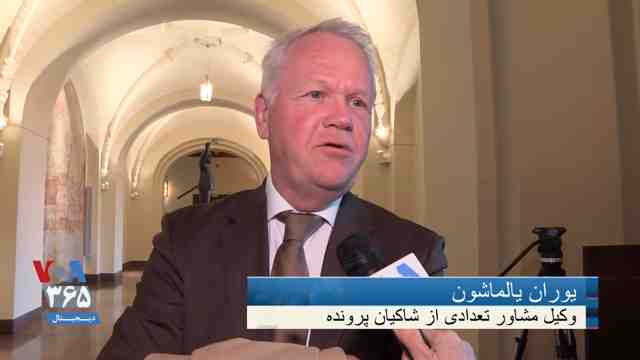
#> input picture tests/visual_quality/data/voa_face_crushed.jpg, 640 x 360 px; its folder holds only this picture in this run
$ python -i measure.py   (imports and definitions only)
#> lines starting #> are read from the running program, lines starting #| are printed output that depends on the picture; after the words box and inside, x2 and y2 are one past the last pixel; in counts of white or black regions, pixels touching at a corner belong together
"""What one picture looks like, measured (Visual Quality, design 2026-10-16 §3.1). Numbers, not words: the planner and the
defect map read them. Every measure works on an RGB array in [0, 1] of any size; frames are measured at about 960 wide.

These are Visual Quality's own measures, so that the engine runs on any file without Video Intelligence; where Video
Intelligence has measured a recording already, the service may use its values instead.
"""
from dataclasses import asdict, dataclass

import numpy as np
from scipy.ndimage import convolve, uniform_filter

LUMA = np.array([0.2126, 0.7152, 0.0722], np.float32)


@dataclass(frozen=True)
class Look:
    luma_mean: float          # 0..1
    luma_p01: float
    luma_p50: float
    luma_p99: float
    contrast: float           # p95 - p05 of luma
    saturation: float         # mean chroma (max - min of RGB)
    clipped_high: float       # share of pixels at the top of the range
    clipped_low: float        # share at the bottom
    noise: float              # sigma of sensor noise, 0..255 scale (Immerkær)
    sharpness: float          # variance of the Laplacian of luma, 0..255 scale
    detail: float             # share of energy above half the frame's frequency band: low on an upscaled or soft picture
    blockiness: float         # how much stronger the 8×8 block edges are than the rest (1 = none)
    banding: float            # share of smooth area whose gradient comes in steps
    flat_blocks: float        # share of 8×8 blocks with no variation at all (screens, graphics)
    cast_r: float             # white balance: red / green of near-neutral pixels
    cast_b: float             # blue / green
    blur: float = 0.0         # Crete's re-blur measure, 0 sharp .. 1 all blur: how little blurring the picture again changes it


def luma(rgb: np.ndarray) -> np.ndarray:
    return rgb[..., :3] @ LUMA


NOISE_BLOCK = 16           # side of the blocks the noise is estimated in
NOISE_PERCENTILE = 10      # the quietest blocks decide: there only the noise answers the mask
NOISE_BIAS = 1.1           # a low percentile of estimates reads about a tenth under the noise itself (measured on pure noise)


def noise_sigma(y: np.ndarray) -> float:
    """Immerkær's fast noise estimate, on 0..255 luma: the response to a mask that cancels edges and smooth slopes.

    Texture answers the mask too (foliage, gravel, fabric): over a whole frame of leaves it reads a clean photo as σ 10.8
    (2026-10-17, frame 0042). It is therefore taken in blocks and from the quietest of them, where only the noise is left:
    the same photo reads 3.2, and noise added to it is read within a tenth of what was added on flat footage (0059)."""
    m = np.array([[1, -2, 1], [-2, 4, -2], [1, -2, 1]], np.float32)
    r = np.abs(convolve(y * 255.0, m, mode="reflect"))[1:-1, 1:-1]
    scale = np.sqrt(np.pi / 2) / 6.0
    b = NOISE_BLOCK
    h, w = (r.shape[0] // b) * b, (r.shape[1] // b) * b
    if h // b * (w // b) < 16:
        return float(scale * r.mean())
    blocks = r[:h, :w].reshape(h // b, b, w // b, b).mean((1, 3)) * scale
    return float(min(scale * r.mean(), np.percentile(blocks, NOISE_PERCENTILE) * NOISE_BIAS))


# [13 lines left out: function reblur, not called in this run]


def laplacian_variance(y: np.ndarray) -> float:
    k = np.array([[0, 1, 0], [1, -4, 1], [0, 1, 0]], np.float32)
    return float(convolve(y * 255.0, k, mode="reflect").var())


# [52 lines left out: functions detail_share, blockiness, banding, flat_blocks, not called in this run]


def cast(rgb: np.ndarray) -> tuple[float, float]:
    """Red/green and blue/green of near-neutral, mid-bright pixels: 1, 1 when white is white."""
    # Relative chroma, so that a grey pushed warm by a cast is still taken for grey; the least coloured fifth of the
    # mid-bright pixels stands for white (a scene of leaves has few true greys, and their colour must not be taken for it).
    mx, mn = rgb.max(-1), rgb.min(-1)
    y = luma(rgb)
    mid = (y > 0.15) & (y < 0.92)
    if mid.mean() < 0.01:
        return 1.0, 1.0
    rel = (mx - mn) / np.maximum(mx, 1e-3)
    cut = np.percentile(rel[mid], 20)
    neutral = mid & (rel <= max(cut, 0.02)) & (rel < 0.25)
    if neutral.sum() < 50:
        return 1.0, 1.0
    p = rgb[neutral]
    g = max(float(p[:, 1].mean()), 1e-4)
    return float(p[:, 0].mean() / g), float(p[:, 2].mean() / g)


def look(rgb: np.ndarray, *, depth: int = 8) -> Look:
    rgb = np.clip(np.asarray(rgb, np.float32), 0, 1)
    y = luma(rgb)
    p = np.percentile(y, [1, 5, 50, 95, 99])
    cr, cb = cast(rgb)
    return Look(luma_mean=float(y.mean()), luma_p01=float(p[0]), luma_p50=float(p[2]), luma_p99=float(p[4]), contrast=float(p[3] - p[1]),
                saturation=float((rgb.max(-1) - rgb.min(-1)).mean()), clipped_high=float((y > 0.985).mean()), clipped_low=float((y < 0.015).mean()),
                noise=noise_sigma(y), sharpness=laplacian_variance(y), blur=reblur(y), detail=detail_share(y), blockiness=blockiness(y), banding=banding(y, depth=depth),
                flat_blocks=flat_blocks(rgb), cast_r=cr, cast_b=cb)


def as_dict(lk: Look) -> dict:
    return {k: round(v, 5) for k, v in asdict(lk).items()}


# [107 lines left out: functions flicker, shake, grid_map, chroma_offset, bottom_band, not called in this run]

>>> import cv2
>>> picture = cv2.imread('../../../../tests/visual_quality/data/voa_face_crushed.jpg', cv2.IMREAD_GRAYSCALE)
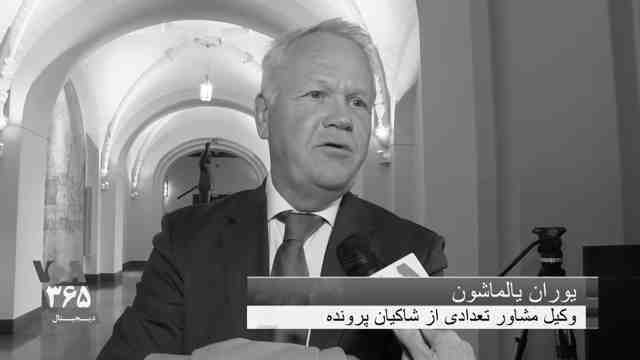
#> picture: shape (360, 640); min 0, max 255, mean 125.3
>>> result = look(picture)
#> in look, `rgb = np.clip(np.asarray(rgb, np.float32), 0, 1)`:
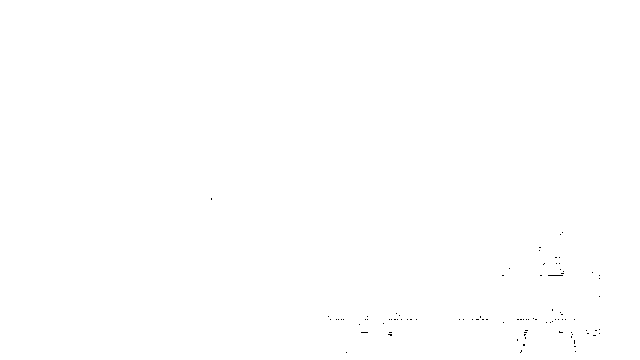
#> rgb: shape (360, 640) float32; values 0 (black) and 1 (white), 99.9% white; black in thin lines or dots, all inside (x1, y1, x2, y2) = (211, 198, 600, 353)
#> in look, `y = luma(rgb)`: y = 360 values from 1 to 1
#> in look, `p = np.percentile(y, [1, 5, 50, 95, 99])`: p = [1, 1, 1, 1, 1]
#> in cast, `mx, mn = rgb.max(-1), rgb.min(-1)`: mx = 360 values from 1 to 1; mn = 360 values, max 1 at index 0, min 0 at index 198, mean 0.856
#> in cast, `y = luma(rgb)`: y = 360 values from 1 to 1
#> in look, `cr, cb = cast(rgb)`: cr = 1
#> (the run stopped early here; a loop or call above may not have finished)
